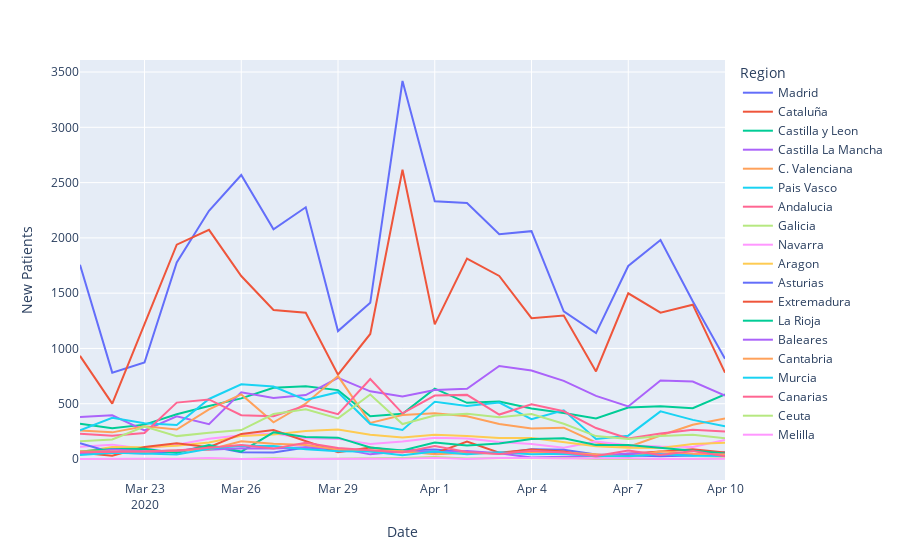

This figure's notebook cell:
### Markdown cell above
#### New Patients per Region

### Code cell
# plotly express: fig_ccaa_newpat

# Sort Regions by values:
df_ccaa = df_ccaa.sort_values(by=['Date', 'New Patients'], ascending=False)

fig_ccaa_newpat = px.line(df_ccaa.query("Report>=51"), x="Date", y="New Patients", color="Region")
fig_ccaa_newpat.show()

### Figure 1 — Plotly figure (JSON) as saved in the notebook; plotly's stock layout.template omitted (floating-point values rounded to 4 significant figures)
{"data": [{"hoverlabel": {"namelength": 0}, "hovertemplate": "Region=Madrid<br>Date=%{x}<br>New Patients=%{y}", "legendgroup": "Madrid", "line": {"color": "#636efa", "dash": "solid"}, "mode": "lines", "name": "Madrid", "showlegend": true, "type": "scatter", "x": ["2020-04-10", "2020-04-09", "2020-04-08", "2020-04-07", "2020-04-06", "2020-04-05", "2020-04-04", "2020-04-03", "2020-04-02", "2020-04-01", "2020-03-31", "2020-03-30", "2020-03-29", "2020-03-28", "2020-03-27", "2020-03-26", "2020-03-25", "2020-03-24", "2020-03-23", "2020-03-22", "2020-03-21"], "xaxis": "x", "y": [906, 1427, 1981, 1746, 1139, 1335, 2061, 2033, 2315, 2331, 3419, 1413, 1157, 2277, 2077, 2569, 2245, 1777, 873, 781, 1756], "yaxis": "y"}, {"hoverlabel": {"namelength": 0}, "hovertemplate": "Region=Cataluña<br>Date=%{x}<br>New Patients=%{y}", "legendgroup": "Cataluña", "line": {"color": "#EF553B", "dash": "solid"}, "mode": "lines", "name": "Cataluña", "showlegend": true, "type": "scatter", "x": ["2020-04-10", "2020-04-09", "2020-04-08", "2020-04-07", "2020-04-06", "2020-04-05", "2020-04-04", "2020-04-03", "2020-04-02", "2020-04-01", "2020-03-31", "2020-03-30", "2020-03-29", "2020-03-28", "2020-03-27", "2020-03-26", "2020-03-25", "2020-03-24", "2020-03-23", "2020-03-22", "2020-03-21"], "xaxis": "x", "y": [781, 1396, 1324, 1499, 792, 1298, 1274, 1656, 1813, 1218, 2616, 1131, 763, 1323, 1348, 1655, 2073, 1939, 1220, 501, 933], "yaxis": "y"}, {"hoverlabel": {"namelength": 0}, "hovertemplate": "Region=Castilla y Leon<br>Date=%{x}<br>New Patients=%{y}", "legendgroup": "Castilla y Leon", "line": {"color": "#00cc96", "dash": "solid"}, "mode": "lines", "name": "Castilla y Leon", "showlegend": true, "type": "scatter", "x": ["2020-04-10", "2020-04-09", "2020-04-08", "2020-04-07", "2020-04-06", "2020-04-05", "2020-04-04", "2020-04-03", "2020-04-02", "2020-04-01", "2020-03-31", "2020-03-30", "2020-03-29", "2020-03-28", "2020-03-27", "2020-03-26", "2020-03-25", "2020-03-24", "2020-03-23", "2020-03-22", "2020-03-21"], "xaxis": "x", "y": [584, 460, 477, 465, 367, 417, 457, 520, 508, 636, 410, 387, 623, 659, 644, 548, 480, 405, 311, 278, 319], "yaxis": "y"}, {"hoverlabel": {"namelength": 0}, "hovertemplate": "Region=Castilla La Mancha<br>Date=%{x}<br>New Patients=%{y}", "legendgroup": "Castilla La Mancha", "line": {"color": "#ab63fa", "dash": "solid"}, "mode": "lines", "name": "Castilla La Mancha", "showlegend": true, "type": "scatter", "x": ["2020-04-10", "2020-04-09", "2020-04-08", "2020-04-07", "2020-04-06", "2020-04-05", "2020-04-04", "2020-04-03", "2020-04-02", "2020-04-01", "2020-03-31", "2020-03-30", "2020-03-29", "2020-03-28", "2020-03-27", "2020-03-26", "2020-03-25", "2020-03-24", "2020-03-23", "2020-03-22", "2020-03-21"], "xaxis": "x", "y": [574, 701, 711, 475, 571, 707, 801, 841, 635, 623, 566, 612, 734, 578, 551, 603, 315, 387, 259, 396, 379], "yaxis": "y"}, {"hoverlabel": {"namelength": 0}, "hovertemplate": "Region=C. Valenciana<br>Date=%{x}<br>New Patients=%{y}", "legendgroup": "C. Valenciana", "line": {"color": "#FFA15A", "dash": "solid"}, "mode": "lines", "name": "C. Valenciana", "showlegend": true, "type": "scatter", "x": ["2020-04-10", "2020-04-09", "2020-04-08", "2020-04-07", "2020-04-06", "2020-04-05", "2020-04-04", "2020-04-03", "2020-04-02", "2020-04-01", "2020-03-31", "2020-03-30", "2020-03-29", "2020-03-28", "2020-03-27", "2020-03-26", "2020-03-25", "2020-03-24", "2020-03-23", "2020-03-22", "2020-03-21"], "xaxis": "x", "y": [367, 309, 212, 109, 150, 283, 277, 316, 386, 414, 398, 326, 750, 502, 332, 584, 449, 266, 297, 241, 258], "yaxis": "y"}, {"hoverlabel": {"namelength": 0}, "hovertemplate": "Region=Pais Vasco<br>Date=%{x}<br>New Patients=%{y}", "legendgroup": "Pais Vasco", "line": {"color": "#19d3f3", "dash": "solid"}, "mode": "lines", "name": "Pais Vasco", "showlegend": true, "type": "scatter", "x": ["2020-04-10", "2020-04-09", "2020-04-08", "2020-04-07", "2020-04-06", "2020-04-05", "2020-04-04", "2020-04-03", "2020-04-02", "2020-04-01", "2020-03-31", "2020-03-30", "2020-03-29", "2020-03-28", "2020-03-27", "2020-03-26", "2020-03-25", "2020-03-24", "2020-03-23", "2020-03-22", "2020-03-21"], "xaxis": "x", "y": [297, 354, 431, 211, 182, 441, 360, 510, 479, 518, 263, 317, 604, 535, 655, 675, 543, 307, 324, 372, 260], "yaxis": "y"}, {"hoverlabel": {"namelength": 0}, "hovertemplate": "Region=Andalucia<br>Date=%{x}<br>New Patients=%{y}", "legendgroup": "Andalucia", "line": {"color": "#FF6692", "dash": "solid"}, "mode": "lines", "name": "Andalucia", "showlegend": true, "type": "scatter", "x": ["2020-04-10", "2020-04-09", "2020-04-08", "2020-04-07", "2020-04-06", "2020-04-05", "2020-04-04", "2020-04-03", "2020-04-02", "2020-04-01", "2020-03-31", "2020-03-30", "2020-03-29", "2020-03-28", "2020-03-27", "2020-03-26", "2020-03-25", "2020-03-24", "2020-03-23", "2020-03-22", "2020-03-21"], "xaxis": "x", "y": [249, 264, 230, 186, 280, 432, 495, 402, 580, 574, 413, 723, 405, 484, 387, 396, 539, 510, 236, 210, 228], "yaxis": "y"}, {"hoverlabel": {"namelength": 0}, "hovertemplate": "Region=Galicia<br>Date=%{x}<br>New Patients=%{y}", "legendgroup": "Galicia", "line": {"color": "#B6E880", "dash": "solid"}, "mode": "lines", "name": "Galicia", "showlegend": true, "type": "scatter", "x": ["2020-04-10", "2020-04-09", "2020-04-08", "2020-04-07", "2020-04-06", "2020-04-05", "2020-04-04", "2020-04-03", "2020-04-02", "2020-04-01", "2020-03-31", "2020-03-30", "2020-03-29", "2020-03-28", "2020-03-27", "2020-03-26", "2020-03-25", "2020-03-24", "2020-03-23", "2020-03-22", "2020-03-21"], "xaxis": "x", "y": [188, 220, 207, 180, 207, 319, 406, 377, 410, 393, 316, 584, 367, 450, 407, 262, 238, 207, 293, 176, 161], "yaxis": "y"}, {"hoverlabel": {"namelength": 0}, "hovertemplate": "Region=Navarra<br>Date=%{x}<br>New Patients=%{y}", "legendgroup": "Navarra", "line": {"color": "#FF97FF", "dash": "solid"}, "mode": "lines", "name": "Navarra", "showlegend": true, "type": "scatter", "x": ["2020-04-10", "2020-04-09", "2020-04-08", "2020-04-07", "2020-04-06", "2020-04-05", "2020-04-04", "2020-04-03", "2020-04-02", "2020-04-01", "2020-03-31", "2020-03-30", "2020-03-29", "2020-03-28", "2020-03-27", "2020-03-26", "2020-03-25", "2020-03-24", "2020-03-23", "2020-03-22", "2020-03-21"], "xaxis": "x", "y": [173, 108, 112, 124, 158, 101, 136, 154, 185, 192, 159, 135, 182, 188, 230, 214, 183, 128, 92, 130, 110], "yaxis": "y"}, {"hoverlabel": {"namelength": 0}, "hovertemplate": "Region=Aragon<br>Date=%{x}<br>New Patients=%{y}", "legendgroup": "Aragon", "line": {"color": "#FECB52", "dash": "solid"}, "mode": "lines", "name": "Aragon", "showlegend": true, "type": "scatter", "x": ["2020-04-10", "2020-04-09", "2020-04-08", "2020-04-07", "2020-04-06", "2020-04-05", "2020-04-04", "2020-04-03", "2020-04-02", "2020-04-01", "2020-03-31", "2020-03-30", "2020-03-29", "2020-03-28", "2020-03-27", "2020-03-26", "2020-03-25", "2020-03-24", "2020-03-23", "2020-03-22", "2020-03-21"], "xaxis": "x", "y": [146, 136, 100, 102, 115, 154, 189, 189, 209, 219, 194, 220, 266, 254, 222, 209, 149, 120, 106, 108, 64], "yaxis": "y"}, {"hoverlabel": {"namelength": 0}, "hovertemplate": "Region=Asturias<br>Date=%{x}<br>New Patients=%{y}", "legendgroup": "Asturias", "line": {"color": "#636efa", "dash": "solid"}, "mode": "lines", "name": "Asturias", "showlegend": true, "type": "scatter", "x": ["2020-04-10", "2020-04-09", "2020-04-08", "2020-04-07", "2020-04-06", "2020-04-05", "2020-04-04", "2020-04-03", "2020-04-02", "2020-04-01", "2020-03-31", "2020-03-30", "2020-03-29", "2020-03-28", "2020-03-27", "2020-03-26", "2020-03-25", "2020-03-24", "2020-03-23", "2020-03-22", "2020-03-21"], "xaxis": "x", "y": [62, 32, 26, 33, 41, 83, 89, 49, 62, 86, 78, 70, 84, 104, 59, 62, 117, 68, 49, 59, 142], "yaxis": "y"}, {"hoverlabel": {"namelength": 0}, "hovertemplate": "Region=Extremadura<br>Date=%{x}<br>New Patients=%{y}", "legendgroup": "Extremadura", "line": {"color": "#EF553B", "dash": "solid"}, "mode": "lines", "name": "Extremadura", "showlegend": true, "type": "scatter", "x": ["2020-04-10", "2020-04-09", "2020-04-08", "2020-04-07", "2020-04-06", "2020-04-05", "2020-04-04", "2020-04-03", "2020-04-02", "2020-04-01", "2020-03-31", "2020-03-30", "2020-03-29", "2020-03-28", "2020-03-27", "2020-03-26", "2020-03-25", "2020-03-24", "2020-03-23", "2020-03-22", "2020-03-21"], "xaxis": "x", "y": [59, 89, 68, 48, 21, 68, 86, 56, 158, 51, 68, 104, 62, 163, 262, 227, 106, 143, 109, 30, 57], "yaxis": "y"}, {"hoverlabel": {"namelength": 0}, "hovertemplate": "Region=La Rioja<br>Date=%{x}<br>New Patients=%{y}", "legendgroup": "La Rioja", "line": {"color": "#00cc96", "dash": "solid"}, "mode": "lines", "name": "La Rioja", "showlegend": true, "type": "scatter", "x": ["2020-04-10", "2020-04-09", "2020-04-08", "2020-04-07", "2020-04-06", "2020-04-05", "2020-04-04", "2020-04-03", "2020-04-02", "2020-04-01", "2020-03-31", "2020-03-30", "2020-03-29", "2020-03-28", "2020-03-27", "2020-03-26", "2020-03-25", "2020-03-24", "2020-03-23", "2020-03-22", "2020-03-21"], "xaxis": "x", "y": [50, 75, 105, 127, 127, 187, 181, 141, 123, 150, 77, 104, 193, 200, 241, 67, 126, 55, 93, 90, 67], "yaxis": "y"}, {"hoverlabel": {"namelength": 0}, "hovertemplate": "Region=Baleares<br>Date=%{x}<br>New Patients=%{y}", "legendgroup": "Baleares", "line": {"color": "#ab63fa", "dash": "solid"}, "mode": "lines", "name": "Baleares", "showlegend": true, "type": "scatter", "x": ["2020-04-10", "2020-04-09", "2020-04-08", "2020-04-07", "2020-04-06", "2020-04-05", "2020-04-04", "2020-04-03", "2020-04-02", "2020-04-01", "2020-03-31", "2020-03-30", "2020-03-29", "2020-03-28", "2020-03-27", "2020-03-26", "2020-03-25", "2020-03-24", "2020-03-23", "2020-03-22", "2020-03-21"], "xaxis": "x", "y": [40, 36, 43, 49, 27, 22, 14, 53, 73, 62, 69, 42, 96, 107, 95, 98, 84, 78, 69, 85, 43], "yaxis": "y"}, {"hoverlabel": {"namelength": 0}, "hovertemplate": "Region=Cantabria<br>Date=%{x}<br>New Patients=%{y}", "legendgroup": "Cantabria", "line": {"color": "#FFA15A", "dash": "solid"}, "mode": "lines", "name": "Cantabria", "showlegend": true, "type": "scatter", "x": ["2020-04-10", "2020-04-09", "2020-04-08", "2020-04-07", "2020-04-06", "2020-04-05", "2020-04-04", "2020-04-03", "2020-04-02", "2020-04-01", "2020-03-31", "2020-03-30", "2020-03-29", "2020-03-28", "2020-03-27", "2020-03-26", "2020-03-25", "2020-03-24", "2020-03-23", "2020-03-22", "2020-03-21"], "xaxis": "x", "y": [40, 47, 71, 18, 42, 57, 63, 53, 55, 42, 71, 77, 86, 127, 139, 161, 85, 78, 65, 67, 71], "yaxis": "y"}, {"hoverlabel": {"namelength": 0}, "hovertemplate": "Region=Murcia<br>Date=%{x}<br>New Patients=%{y}", "legendgroup": "Murcia", "line": {"color": "#19d3f3", "dash": "solid"}, "mode": "lines", "name": "Murcia", "showlegend": true, "type": "scatter", "x": ["2020-04-10", "2020-04-09", "2020-04-08", "2020-04-07", "2020-04-06", "2020-04-05", "2020-04-04", "2020-04-03", "2020-04-02", "2020-04-01", "2020-03-31", "2020-03-30", "2020-03-29", "2020-03-28", "2020-03-27", "2020-03-26", "2020-03-25", "2020-03-24", "2020-03-23", "2020-03-22", "2020-03-21"], "xaxis": "x", "y": [27, 30, 43, 24, 24, 47, 43, 61, 43, 67, 35, 67, 70, 88, 118, 119, 92, 40, 49, 56, 36], "yaxis": "y"}, {"hoverlabel": {"namelength": 0}, "hovertemplate": "Region=Canarias<br>Date=%{x}<br>New Patients=%{y}", "legendgroup": "Canarias", "line": {"color": "#FF6692", "dash": "solid"}, "mode": "lines", "name": "Canarias", "showlegend": true, "type": "scatter", "x": ["2020-04-10", "2020-04-09", "2020-04-08", "2020-04-07", "2020-04-06", "2020-04-05", "2020-04-04", "2020-04-03", "2020-04-02", "2020-04-01", "2020-03-31", "2020-03-30", "2020-03-29", "2020-03-28", "2020-03-27", "2020-03-26", "2020-03-25", "2020-03-24", "2020-03-23", "2020-03-22", "2020-03-21"], "xaxis": "x", "y": [24, 72, 37, 76, 27, 58, 74, 46, 64, 118, 58, 79, 100, 147, 94, 127, 100, 76, 67, 66, 61], "yaxis": "y"}, {"hoverlabel": {"namelength": 0}, "hovertemplate": "Region=Ceuta<br>Date=%{x}<br>New Patients=%{y}", "legendgroup": "Ceuta", "line": {"color": "#B6E880", "dash": "solid"}, "mode": "lines", "name": "Ceuta", "showlegend": true, "type": "scatter", "x": ["2020-04-10", "2020-04-09", "2020-04-08", "2020-04-07", "2020-04-06", "2020-04-05", "2020-04-04", "2020-04-03", "2020-04-02", "2020-04-01", "2020-03-31", "2020-03-30", "2020-03-29", "2020-03-28", "2020-03-27", "2020-03-26", "2020-03-25", "2020-03-24", "2020-03-23", "2020-03-22", "2020-03-21"], "xaxis": "x", "y": [7, 0, 1, 0, 0, 10, 11, 7, 4, 17, 9, 4, 4, 0, 7, 1, 3, 0, 1, 0, 0], "yaxis": "y"}, {"hoverlabel": {"namelength": 0}, "hovertemplate": "Region=Melilla<br>Date=%{x}<br>New Patients=%{y}", "legendgroup": "Melilla", "line": {"color": "#FF97FF", "dash": "solid"}, "mode": "lines", "name": "Melilla", "showlegend": true, "type": "scatter", "x": ["2020-04-10", "2020-04-09", "2020-04-08", "2020-04-07", "2020-04-06", "2020-04-05", "2020-04-04", "2020-04-03", "2020-04-02", "2020-04-01", "2020-03-31", "2020-03-30", "2020-03-29", "2020-03-28", "2020-03-27", "2020-03-26", "2020-03-25", "2020-03-24", "2020-03-23", "2020-03-22", "2020-03-21"], "xaxis": "x", "y": [2, 0, 1, 6, 3, 4, 9, 8, 0, 8, 3, 3, 3, 3, 3, 1, 10, 0, 3, 0, 1], "yaxis": "y"}], "layout": {"legend": {"title": {"text": "Region"}, "tracegroupgap": 0}, "margin": {"t": 60}, "xaxis": {"anchor": "y", "domain": [0, 1], "title": {"text": "Date"}}, "yaxis": {"anchor": "x", "domain": [0, 1], "title": {"text": "New Patients"}}}}
